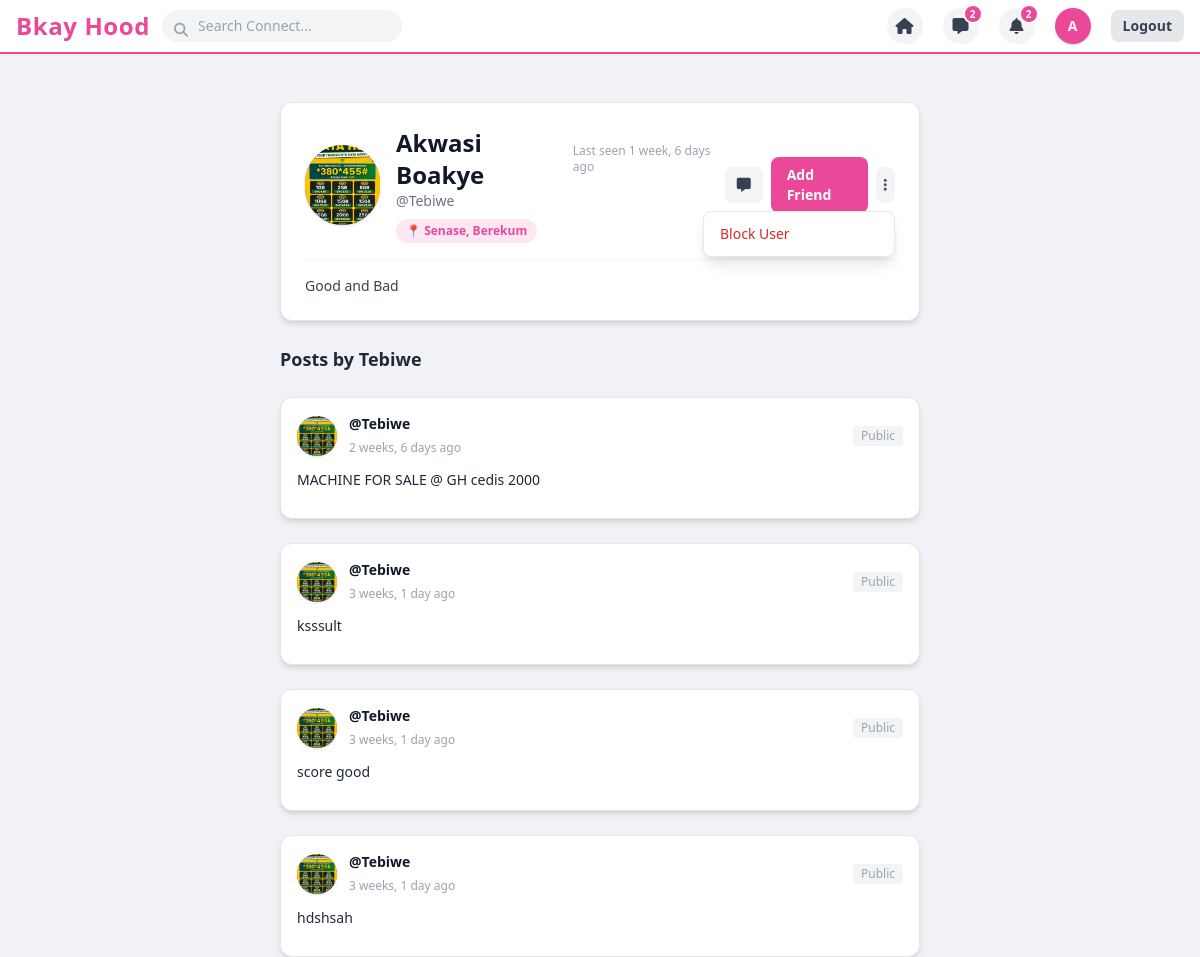
The app's page /profile/Tebiwe/ (signed in) with its own data.
### accounts/models.py (models this page shows, shortened)
class Profile(models.Model):
    user = models.OneToOneField(User, on_delete=models.CASCADE, related_name='profile')
    avatar = models.ImageField(upload_to='avatars/', default='avatars/default.png', blank=True)
    bio = models.TextField(max_length=500, blank=True)
    location = models.CharField(max_length=100, default='Berekum')
    community = models.CharField(max_length=100, blank=True, null=True, default='Berekum Central')
    last_seen = models.DateTimeField(default=timezone.now)
    def is_online(self):
        return self.last_seen >= timezone.now() - datetime.timedelta(minutes=5)

class Post(models.Model):
    VISIBILITY_CHOICES = [
        ('public', 'Public'),
        ('friends', 'Friends Only'),
        ('private', 'Private'),
    ]
    author = models.ForeignKey(User, on_delete=models.CASCADE, related_name='posts')
    content = models.TextField()
    image = models.ImageField(upload_to='post_images/', blank=True, null=True)
    media = models.FileField(
        upload_to='post_media/',
        blank=True,
        null=True,
        validators=[FileExtensionValidator(allowed_extensions=['mp4', 'mov', 'avi', 'webm', 'jpg', 'jpeg', 'png', 'gif'])]
    )
    visibility = models.CharField(max_length=10, choices=VISIBILITY_CHOICES, default='public')
    likes = models.ManyToManyField(User, related_name='liked_posts', blank=True)
    created_at = models.DateTimeField(auto_now_add=True)
    class Meta:
        ordering = ['-created_at']

### accounts/views.py (the view)
# urls.py: path('profile/<str:username>/', views.profile_view, name='profile'),
@login_required
def profile_view(request, username):
    profile_user = get_object_or_404(User, username=username)
    is_blocked = Block.objects.filter(blocker=request.user, blocked=profile_user).exists()
    is_blocked_by = Block.objects.filter(blocker=profile_user, blocked=request.user).exists()
    user_posts = Post.objects.filter(author=profile_user).order_by('-created_at') if 'Post' in globals() else []
    is_following = False
    is_friend = False
    sent_request = None
    received_request = None
    if request.user != profile_user and not is_blocked and not is_blocked_by:
        is_following = Follow.objects.filter(follower=request.user, following=profile_user).exists()
        reverse_follow = Follow.objects.filter(follower=profile_user, following=request.user).exists()
        if is_following and reverse_follow:
            is_friend = True
        sent_request = FriendRequest.objects.filter(from_user=request.user, to_user=profile_user).first()
        received_request = FriendRequest.objects.filter(from_user=profile_user, to_user=request.user).first()
    context = {
        'profile_user': profile_user,
        'posts': user_posts,
        'is_following': is_following,
        'is_friend': is_friend,
        'sent_request': sent_request,
        'received_request': received_request,
        'is_blocked': is_blocked,
        'is_blocked_by': is_blocked_by,
    }
    return render(request, 'accounts/profile.html', context)

### accounts/context_processors.py (called while the page is built)
def unread_counts(request):
    if request.user.is_authenticated:
        unread_notifications = Notification.objects.filter(recipient=request.user, is_read=False).count()
        unread_messages = Message.objects.filter(receiver=request.user, is_read=False).count()
        return {
            'unread_notifications_count': unread_notifications,
            'unread_messages_count': unread_messages,
        }
    return {
        'unread_notifications_count': 0,
        'unread_messages_count': 0,
    }

### accounts/templates/accounts/profile.html (shortened to what this page needs)
{% extends 'accounts/base.html' %}
{% block content %}
<div class="max-w-2xl mx-auto mt-6 space-y-6">
  <div class="bg-white p-6 rounded-xl shadow-md border border-gray-200">
    <div class="flex items-center justify-between">
      <div class="flex items-center space-x-4">
        <div class="w-20 h-20 bg-brandPink text-white rounded-full flex items-center justify-center text-3xl font-bold uppercase overflow-hidden shadow">
          {% if profile_user.profile.avatar and profile_user.profile.avatar.name != 'avatars/default.png' %}
            <img src="{{ profile_user.profile.avatar.url }}" class="w-full h-full object-cover">
          {% else %}
            {{ profile_user.username.0 }}
          {% endif %}
        </div>
        <div>
          <div class="flex items-center space-x-2">
            <h1 class="text-2xl font-bold text-gray-900">{{ profile_user.first_name }} {{ profile_user.last_name }}</h1>
            {% if profile_user.profile.is_online %}
              <span class="inline-block w-3 h-3 bg-green-500 rounded-full" title="Online"></span>
            {% else %}
              <span class="text-xs text-gray-400 font-medium">Last seen {{ profile_user.profile.last_seen|timesince }} ago</span>
            {% endif %}
          </div>
          <p class="text-gray-500 text-sm">@{{ profile_user.username }}</p>
          {% if profile_user.profile.community %}
            <span class="inline-block bg-pink-100 text-brandPink text-xs font-semibold px-2.5 py-1 rounded-full mt-2">
              📍 {{ profile_user.profile.community }}, Berekum
            </span>
          {% endif %}
        </div>
      </div>
      <div>
        {% if request.user == profile_user %}
          <a href="{% url 'edit_profile' %}" class="bg-gray-100 hover:bg-gray-200 text-gray-700 px-4 py-2 rounded-lg text-sm font-semibold transition flex items-center space-x-1 shadow-sm">
            <i class="fa-solid fa-pen-to-square"></i>
            <span>Edit Profile</span>
          </a>
        {% elif is_blocked_by %}
          <p class="text-gray-400 text-sm italic">This user has blocked you.</p>
        {% elif is_blocked %}
          <a href="{% url 'unblock_user' profile_user.username %}" class="bg-red-100 hover:bg-red-200 text-red-600 px-4 py-2 rounded-lg text-sm font-semibold transition shadow-sm">Unblock</a>
        {% else %}
          <div class="flex space-x-2 items-center">
            <a href="{% url 'chat' profile_user.username %}" class="bg-gray-100 hover:bg-gray-200 text-gray-700 px-3 py-2 rounded-lg text-sm font-semibold transition" title="Message">
              <i class="fa-solid fa-message"></i>
            </a>
            {% if is_friend %}
              <div class="relative" x-data="{ open: false }">
                <button @click="open = !open" class="bg-green-100 text-green-700 px-4 py-2 rounded-lg font-semibold text-sm flex items-center space-x-1">
                  <span>Friends</span>
                  <i class="fa-solid fa-chevron-down text-xs"></i>
                </button>
                <div x-show="open" @click.away="open = false" class="absolute right-0 mt-2 w-48 bg-white border border-gray-200 rounded-lg shadow-lg py-1 z-10">
                  <a href="{% url 'unaccept_friend' profile_user.username %}" onclick="return confirm('Are you sure you want to unfriend this user?');" class="block px-4 py-2 text-sm text-red-600 hover:bg-gray-100">Unfriend</a>
                  <a href="{% url 'block_user' profile_user.username %}" onclick="return confirm('Are you sure you want to block this user?');" class="block px-4 py-2 text-sm text-red-600 hover:bg-gray-100">Block User</a>
                </div>
              </div>
            {% elif sent_request %}
              <div class="flex items-center space-x-2">
                <span class="bg-gray-100 text-gray-500 px-4 py-2 rounded-lg font-semibold text-sm">Request Sent</span>
                <a href="{% url 'unsend_friend_request' profile_user.username %}" class="text-xs text-red-500 hover:underline">Cancel</a>
              </div>
            {% elif received_request %}
              <a href="{% url 'accept_friend_request' received_request.id %}" class="bg-green-600 hover:bg-green-700 text-white px-4 py-2 rounded-lg text-sm font-bold transition shadow-sm">Accept Request</a>
            {% else %}
              <a href="{% url 'send_friend_request' profile_user.username %}" class="bg-brandPink hover:bg-brandPinkHover text-white px-4 py-2 rounded-lg text-sm font-bold transition shadow-sm">Add Friend</a>
            {% endif %}
            {% if not is_friend and not sent_request and not received_request %}
              <div class="relative" x-data="{ open: false }">
                <button @click="open = !open" class="bg-gray-100 hover:bg-gray-200 text-gray-600 p-2 rounded-lg text-sm transition">
                  <i class="fa-solid fa-ellipsis-vertical"></i>
                </button>
                <div x-show="open" @click.away="open = false" class="absolute right-0 mt-2 w-48 bg-white border border-gray-200 rounded-lg shadow-lg py-1 z-10">
                  <a href="{% url 'block_user' profile_user.username %}" onclick="return confirm('Are you sure you want to block this user?');" class="block px-4 py-2 text-sm text-red-600 hover:bg-gray-100">Block User</a>
                </div>
              </div>
            {% endif %}
          </div>
        {% endif %}
      </div>
    </div>
    {% if profile_user.profile.bio %}
      <div class="mt-4 pt-4 border-t border-gray-100">
        <p class="text-gray-700 text-sm">{{ profile_user.profile.bio }}</p>
      </div>
    {% endif %}
  </div>
  <h3 class="text-lg font-bold text-gray-800">Posts by {{ profile_user.username }}</h3>
  {% if is_blocked_by or is_blocked %}
    <p class="text-gray-500 text-center py-6">Posts are not available.</p>
  {% else %}
    {% for post in posts %}
      <div class="bg-white p-4 rounded-xl shadow-md border border-gray-200">
        <div class="flex items-center justify-between mb-3">
          <div class="flex items-center space-x-3">
            <div class="w-10 h-10 bg-brandPink text-white rounded-full flex items-center justify-center font-bold overflow-hidden shadow">
              {% if post.author.profile.avatar and post.author.profile.avatar.name != 'avatars/default.png' %}
                <img src="{{ post.author.profile.avatar.url }}" class="w-full h-full object-cover">
              {% else %}
                {{ post.author.username.0|upper }}
              {% endif %}
            </div>
            <div>
              <h4 class="font-bold text-sm text-gray-900">@{{ post.author.username }}</h4>
              <span class="text-gray-400 text-xs">{{ post.created_at|timesince }} ago</span>
            </div>
          </div>
          <div class="flex items-center space-x-2">
            <span class="text-xs text-gray-400 bg-gray-100 px-2 py-0.5 rounded">{{ post.get_visibility_display }}</span>
          </div>
        </div>
        <p class="text-gray-800 text-sm mb-3">{{ post.content }}</p>
      </div>
    {% empty %}
      <p class="text-gray-500 text-center py-6">No posts shared yet.</p>
    {% endfor %}
  {% endif %}
</div>
{% endblock %}

### accounts/templates/accounts/base.html (shortened to what this page needs)
{% load static %}
<!DOCTYPE html>
<html lang="en">
<head>
  <script src="https://cdn.tailwindcss.com"></script>
  <link rel="stylesheet" href="https://cdnjs.cloudflare.com/ajax/libs/font-awesome/6.4.0/css/all.min.css">
</head>
<body class="bg-fbBg font-sans text-gray-900 min-h-screen flex flex-col">
  <nav class="bg-white border-b-2 border-brandPink sticky top-0 z-50 shadow-sm px-4 py-2 flex justify-between items-center">
    <div class="flex items-center space-x-3">
      <a href="{% url 'home' %}" class="text-2xl font-extrabold text-brandPink tracking-wide">Bkay Hood</a>
      <form method="GET" action="{% url 'search' %}" class="relative hidden sm:block">
        <input type="text" name="q" placeholder="Search Connect..." class="bg-gray-100 rounded-full pl-9 pr-4 py-1.5 text-sm focus:outline-none focus:ring-2 focus:ring-fbBlue w-60">
        <button type="submit" class="absolute left-3 top-2.5 text-gray-400 text-sm bg-transparent border-none cursor-pointer">
          <i class="fa-solid fa-magnifying-glass"></i>
        </button>
      </form>
    </div>
    {% if user.is_authenticated %}
    <div class="flex items-center space-x-5">
      <a href="{% url 'home' %}" class="w-9 h-9 rounded-full bg-gray-100 hover:bg-gray-200 flex items-center justify-center text-gray-700 transition" title="Home"><i class="fa-solid fa-house"></i></a>
      <a href="{% url 'inbox' %}" class="relative w-9 h-9 rounded-full bg-gray-100 hover:bg-gray-200 flex items-center justify-center text-gray-700 transition" title="Messages">
        <i class="fa-solid fa-message"></i>
        {% if unread_messages_count > 0 %}
          <span class="absolute -top-1 -right-1 bg-brandPink text-white text-[10px] font-bold w-5 h-5 flex items-center justify-center rounded-full border-2 border-white">
            {{ unread_messages_count }}
          </span>
        {% endif %}
      </a>
      <a href="{% url 'notifications' %}" class="relative w-9 h-9 rounded-full bg-gray-100 hover:bg-gray-200 flex items-center justify-center text-gray-700 transition" title="Notifications">
        <i class="fa-solid fa-bell"></i>
        {% if unread_notifications_count > 0 %}
          <span class="absolute -top-1 -right-1 bg-brandPink text-white text-[10px] font-bold w-5 h-5 flex items-center justify-center rounded-full border-2 border-white">
            {{ unread_notifications_count }}
          </span>
        {% endif %}
      </a>
      <a href="{% url 'profile' user.username %}" class="w-9 h-9 rounded-full bg-brandPink text-white font-bold flex items-center justify-center text-sm shadow overflow-hidden" title="Profile">
        {% if user.profile.avatar and user.profile.avatar.name != 'avatars/default.png' %}
            <img src="{{ user.profile.avatar.url }}" class="w-full h-full object-cover">
        {% else %}
            {{ user.username|slice:":1"|upper }}
        {% endif %}
      </a>
      <a href="{% url 'logout' %}" class="bg-gray-200 hover:bg-gray-300 text-gray-700 px-3 py-1.5 rounded-lg text-sm font-semibold transition">Logout</a>
    </div>
    {% endif %}
  </nav>
  <main class="max-w-2xl mx-auto w-full mt-6 px-4 flex-grow">
    {% block content %}{% endblock %}
  </main>
</body>
</html>

### records on screen
Post: author.profile.avatar (picture), author.username "Tebiwe", created_at "2 weeks, 6 days", visibility "Public", content "MACHINE FOR SALE @ GH cedis 2000"
Post: author.profile.avatar (picture), author.username "Tebiwe", created_at "3 weeks, 1 day", visibility "Public", content "ksssult"
Post: author.profile.avatar (picture), author.username "Tebiwe", created_at "3 weeks, 1 day", visibility "Public", content "score good"
Post: author.profile.avatar (picture), author.username "Tebiwe", created_at "3 weeks, 1 day", visibility "Public", content "hdshsah"

### other values on screen
{{ unread_messages_count }} "2"
{{ unread_notifications_count }} "2"
{{ user.username|slice:":1"|upper }} "A"
{{ profile_user.first_name }} "Akwasi"
{{ profile_user.last_name }} "Boakye"
{{ profile_user.profile.last_seen|timesince }} "1 week, 6 days"
{{ profile_user.username }} "Tebiwe"
{{ profile_user.profile.community }} "Senase"
{{ profile_user.profile.bio }} "Good and Bad"
